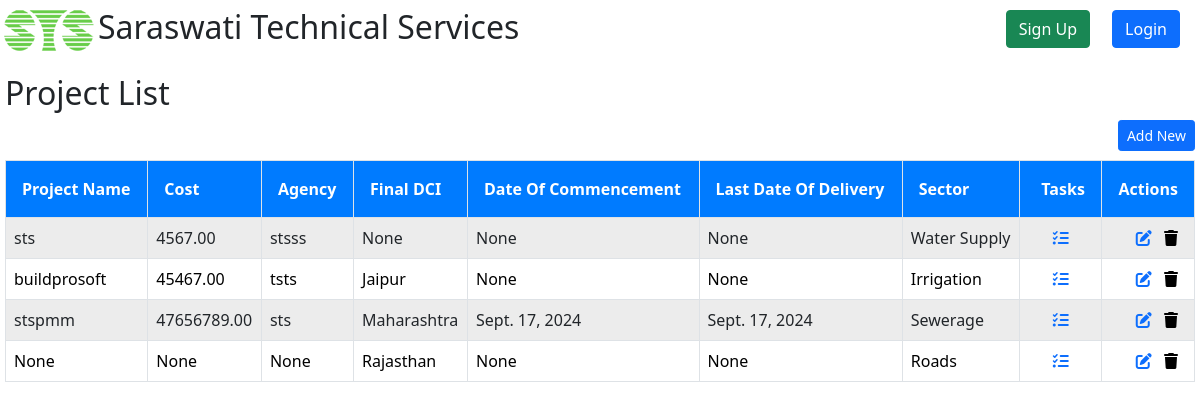
The page /project/projectList/ on the database its author committed.
### Project/models.py (models this page shows, shortened)
class Project(models.Model):
    projectProposal = models.ForeignKey(ProjectProposal, on_delete=models.CASCADE, blank=True, null=True)
    projectName = models.CharField(max_length=30, blank=True, null=True)
    cost = models.DecimalField(max_digits=15, decimal_places=2, blank=True, null=True)
    agency = models.CharField(max_length=25, blank=True, null=True)
    description = models.TextField(blank=True, null=True)
    sector = models.OneToOneField(Sector, on_delete=models.CASCADE)
    incharge = models.ForeignKey(Staff, related_name='incharge_projects', on_delete=models.CASCADE, blank=True, null=True)
    dateOfCommencement = models.DateField(blank=True, null=True)
    lastDateOfDelivery = models.DateField(blank=True, null=True)
    workOrderNo =  models.CharField(max_length=25,blank=True,null=True,verbose_name='Work Order Number')
    workOrderDate = models.DateField(blank=True,null=True,verbose_name='Work Order Date')
    file = models.FileField(blank=True,null=True,verbose_name='File')
    finalDCI = models.ForeignKey(DCI, on_delete=models.CASCADE, blank=True, null=True)

class Sector(models.Model):
    sectorName = models.CharField(max_length=20)
    def __str__(self):
        return (self.sectorName)

### DCI/models.py (models this page shows)
class DCI(models.Model):
    name = models.CharField(max_length=30, blank=True, null=True)
    cost = models.FloatField(blank=True,null=True)
    def __str__(self):
        return self.name

### Project/views.py (the view)
# urls.py: path('projectList/', views.projectList, name='projectList'),
def projectList(request):
    projects = Project.objects.all()
    context = {"projects": projects}
    return render(request, "project/projectList.html", context)

### Project/templates/project/projectList.html (shortened to what this page needs)
{% extends "registration/base.html" %}
{% block content %}
    <h2>Project List</h2>
    <a href="{% url 'projectCreateView' %}">
        <button type="button" class="btn btn-primary btn-sm" style="float:right;">
            Add New
        </button>
    </a>
    <table class="table table-striped table-hover mt-5">
        <thead>
            <tr>
                <th class="text-start border" >Project Name</th>
                <th class="text-start border">Cost</th>
                <th class="text-start border">Agency</th>
                <th class="text-start border">Final DCI</th>
                <th class="text-start border">Date Of Commencement</th>
                <th class="text-start border">Last Date Of Delivery</th>
                <th class="text-start border">Sector</th>
                <th class="text-end border">Tasks</th>
                <th class="text-end border">Actions</th>
            </tr>
        </thead>
        <tbody>
            {% for pj in projects %}
                <tr>
                    <td class="text-start border">{{ pj.projectName }}</td>
                    <td class="text-start border">{{ pj.cost }}</td>
                    <td class="text-start border">{{ pj.agency }}</td>
                    <td class="text-start border">{{ pj.finalDCI }}</td>
                    <td class="text-start border">{{ pj.dateOfCommencement }}</td>
                    <td class="text-start border">{{ pj.lastDateOfDelivery }}</td>
                    <td class="text-start border">{{ pj.sector }}</td>
                    <td class="text-end border">
                        <a href="{% url 'tasksList' pj.id %}" class="mx-4" title="View Task"><i class="fas fa-tasks" aria-hidden="true"></i></a>
                    </td>
                    <td class="text-end border">
                        <a href="{% url 'projectUpdateView' pj.id %}" title="Edit Project"><i class="fas fa-edit"></i></a>
                        <form action="{% url 'projectDeleteView' pj.id %}" class="mx-2" title="Delete Project" method="post" style="display:inline;" id="delete-form-{{ pj.id }}">
                            <button type="submit" style="border:none; background:none; padding:0;" data-bs-toggle="tooltip" title="Delete Project">
                                <i class="fas fa-trash"></i>
                              </button>
                        </form>
                    </td>
                </tr>
            {% endfor %}
        </tbody>
    </table>
{% endblock %}

### Base/templates/registration/base.html (style rules this page uses)
html, body { height: 100%; margin: 0; overflow-x,overflow-y: hidden; }
.table-striped tbody tr:nth-of-type(odd) { background-color: #f9f9f9; }
.table-striped tbody tr:nth-of-type(even) { background-color: #ffffff; }
.table th, .table td { vertical-align: middle; }
.table thead th { background-color: #007bff; color: white; text-align: center; }
.table th { padding: 1rem; }

### rows shown on the page
Project: projectName "sts", cost "4567.00", agency "stsss", finalDCI "None", dateOfCommencement "None", lastDateOfDelivery "None", sector "Water Supply"
Project: projectName "buildprosoft", cost "45467.00", agency "tsts", finalDCI "Jaipur", dateOfCommencement "None", lastDateOfDelivery "None", sector "Irrigation"
Project: projectName "stspmm", cost "47656789.00", agency "sts", finalDCI "Maharashtra", dateOfCommencement "Sept. 17, 2024", lastDateOfDelivery "Sept. 17, 2024", sector "Sewerage"
Project: projectName "None", cost "None", agency "None", finalDCI "Rajasthan", dateOfCommencement "None", lastDateOfDelivery "None", sector "Roads"
